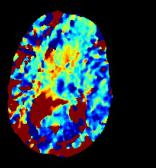
#> input picture k_means_clustering/datasets/test_clustered_images/aqua_cluster/874_3199_25962_tmax_6.jpg, 156 x 168 px, given in place of 106c_426_4764_mtt_1.jpg, which was not available
$ python image_matrices.py
#> lines starting #> are read from the running program, lines starting #| are printed output that depends on the picture; pictures that were not available may be replaced by others from this repository, and a replacement may not be noted
import matplotlib.pyplot as plt
import numpy as np
from PIL import Image

'''single_image = "/Users/camilledunning/Desktop/Code/iSchemaView/mtt_files/106c_426_4764_mtt_1.jpg"
single_image2 = "/Users/camilledunning/Desktop/Code/iSchemaView/mtt_files/106c_427_4776_mtt_13.jpg"

image_array = plt.imread(single_image)
image_array2 = plt.imread(single_image2)'''

image1 = Image.open("/Users/camilledunning/Desktop/Code/iSchemaView/images/mtt_files/106c_426_4764_mtt_1.jpg")
#> image1 is the input picture: PIL image 156x168 RGB; mean R, G, B 39.4, 55.4, 61
image2 = Image.open("/Users/camilledunning/Desktop/Code/iSchemaView/images/mtt_files/106c_427_4776_mtt_13.jpg")
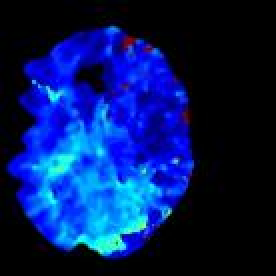
#> input picture k_means_clustering/datasets/test_clustered_images/aqua_cluster/823a_163_1462_tmax_7.jpg, 138 x 138 px, given in place of 106c_427_4776_mtt_13.jpg, which was not available (shown 2 times larger)
#> image2 is the input picture: PIL image 138x138 RGB; mean R, G, B 4.1, 27.3, 93.1

height, width, = image1.size
#> height = 156; width = 168
# height2, width2, channels2 = image_array2.shape
resized_img2 = image2.resize((height, width))
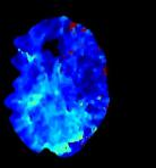
#> resized_img2: PIL image 156x168 RGB; mean R, G, B 4.2, 27.3, 93.1
resized_array = np.array(image1.getdata()).reshape(image1.size[0], image1.size[1], 3)
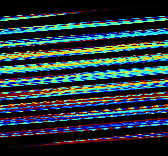
#> resized_array: shape (156, 168, 3) int64; mean R, G, B 39.4, 55.4, 61
resized_array2 = np.array(resized_img2.getdata()).reshape(resized_img2.size[0], resized_img2.size[1], 3)
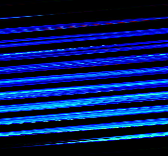
#> resized_array2: shape (156, 168, 3) int64; mean R, G, B 4.2, 27.3, 93.1
print(resized_array.shape)
#| (156, 168, 3)
print(resized_array2.shape)
#| (156, 168, 3)

# resized_img2.show()
# image1.show()

print(type(image1))
#| <class 'PIL.JpegImagePlugin.JpegImageFile'>
# input("stop")
# image_array_resized = plt.imread(resized_img2)

r_matrix = []
g_matrix = []
b_matrix = []

r_matrix2 = []
g_matrix2 = []
b_matrix2 = []

for i in range(resized_array.shape[0]):
	for j in range(resized_array.shape[1]):
		r_matrix.append(resized_array[i][j][0])
		g_matrix.append(resized_array[i][j][1])
		b_matrix.append(resized_array[i][j][2])
#> after the loop, b_matrix = 26208 items; g_matrix = 26208 items; r_matrix = 26208 items

for i in range(resized_array2.shape[0]):
	for j in range(resized_array2.shape[1]):
		r_matrix2.append(resized_array2[i][j][0])
		g_matrix2.append(resized_array2[i][j][1])
		b_matrix2.append(resized_array2[i][j][2])
#> after the loop, b_matrix2 = 26208 items; g_matrix2 = 26208 items; r_matrix2 = 26208 items

stacked_matrix = np.zeros((2, len(r_matrix)))

for i in range(2):
	for j in range(len(r_matrix)):
		stacked_matrix[0][j] = r_matrix[j]
		stacked_matrix[1][j] = r_matrix2[j]

print(stacked_matrix)
#> (printed output is left out)
'''

Initialize a list of all sizes of mtt images (get sizes initially by iterating through the mtt files list and appending the sizes)
Find minimum value in the list to get the smallest mtt image **by area of image in pixels (use height * width)
Initialize stacked_matrix1, ...2, ...3 to np.zeros((however many mtt images there are), size of the smallest mtt image)
Loop over all mtt images -->
	load image
	Resize that image to the smallest image
	change to np.array
	extract each channel into separate arrays, shortcut: image[:, :, 0]

	red_vector = image[:, :, 0].reshape((1, size of image)) ...

	reshape each 2d (of rows and columns) array into one row vector --> (1 x the area/size of the image)
	add those vectors to their respective stack matrices

'''
